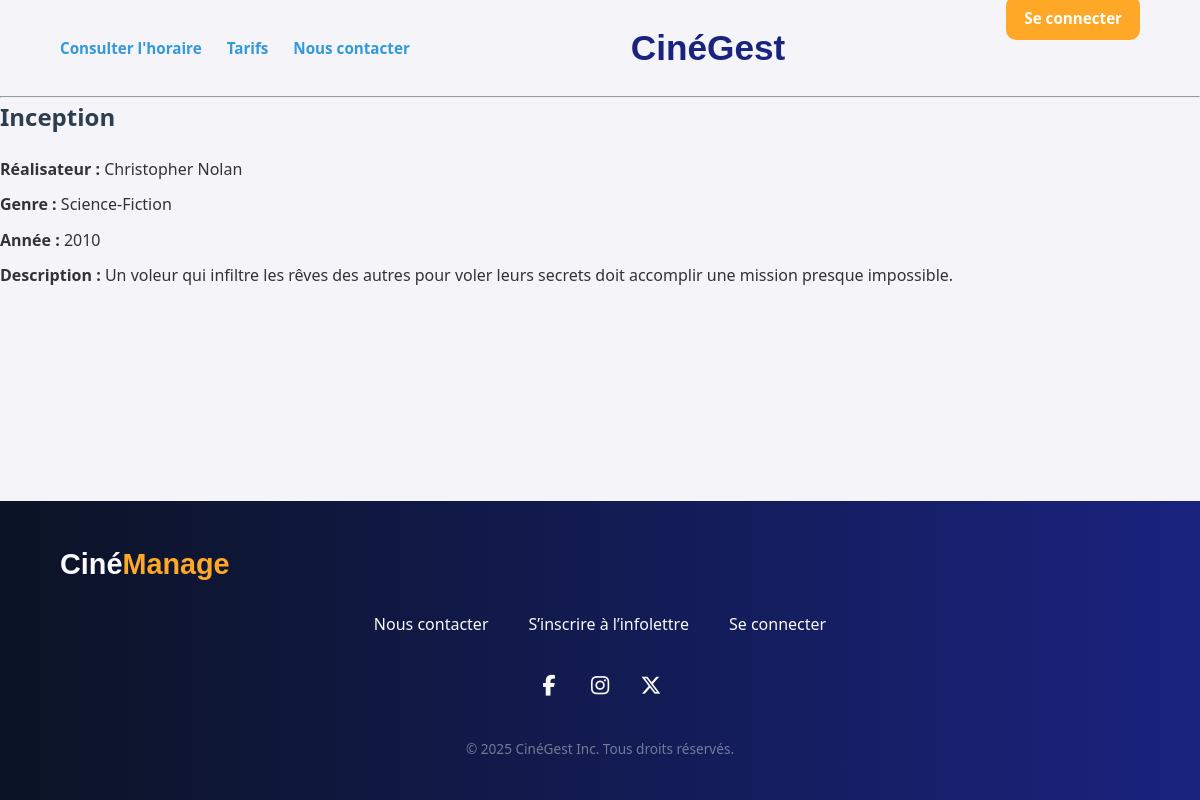
Screenshot of /index.php?action=film&id=1 with the database file from the repository.
### tables this page shows
CREATE TABLE IF NOT EXISTS films (
    id INT AUTO_INCREMENT PRIMARY KEY,
    titre VARCHAR(100) NOT NULL,
    realisateur VARCHAR(100),
    genre VARCHAR(50),
    annee_sortie INT,
    description TEXT,
    affiche VARCHAR(255)
);

### app/models/FilmModel.php (called while the page is built, shortened)
<?php
require_once __DIR__ . "/../includes/db_connect.php";
function getById($id)
{
    global $conn;
    $stmt = $conn->prepare("SELECT * FROM films WHERE id = ?");
    $stmt->bind_param("i", $id);
    $stmt->execute();
    $result = $stmt->get_result();
    return $result->fetch_assoc();
}
?>

### app/views/film.php (the view)
<?php
require_once __DIR__ . '/../models/FilmModel.php';
include __DIR__ . '/../includes/header.php';
?>
<div class="film-details">
<h2><?php echo htmlspecialchars($film['titre']); ?></h2>
<p><strong>Réalisateur :</strong> <?php echo htmlspecialchars($film['realisateur']); ?></p>
<p><strong>Genre :</strong> <?php echo htmlspecialchars($film['genre']); ?></p>
<p><strong>Année :</strong> <?php echo $film['annee_sortie']; ?></p>
<p><strong>Description :</strong> <?php echo htmlspecialchars($film['description']); ?></p>
</div>
<?php include __DIR__ . '/../includes/footer.php'; ?>

### public/assets/css/style.css (style rules this page uses)
* { margin: 0; padding: 0; box-sizing: border-box; }
html, body { height: 100%; }
body { font-family: "Segoe UI", Tahoma, Geneva, Verdana, sans-serif; background-color: #f4f4f9; color: #333; line-height: 1.6; display: flex; flex-direction: column; min-height: 100vh; }
h2 { color: #2c3e50; margin-bottom: 20px; }
p { margin-bottom: 10px; }

### rows the page displays
films: titre "Inception", realisateur "Christopher Nolan", genre "Science-Fiction", annee_sortie "2010", description "Un voleur qui infiltre les rêves des autres pour voler leurs secrets doit accomplir une mission presque impossible."
